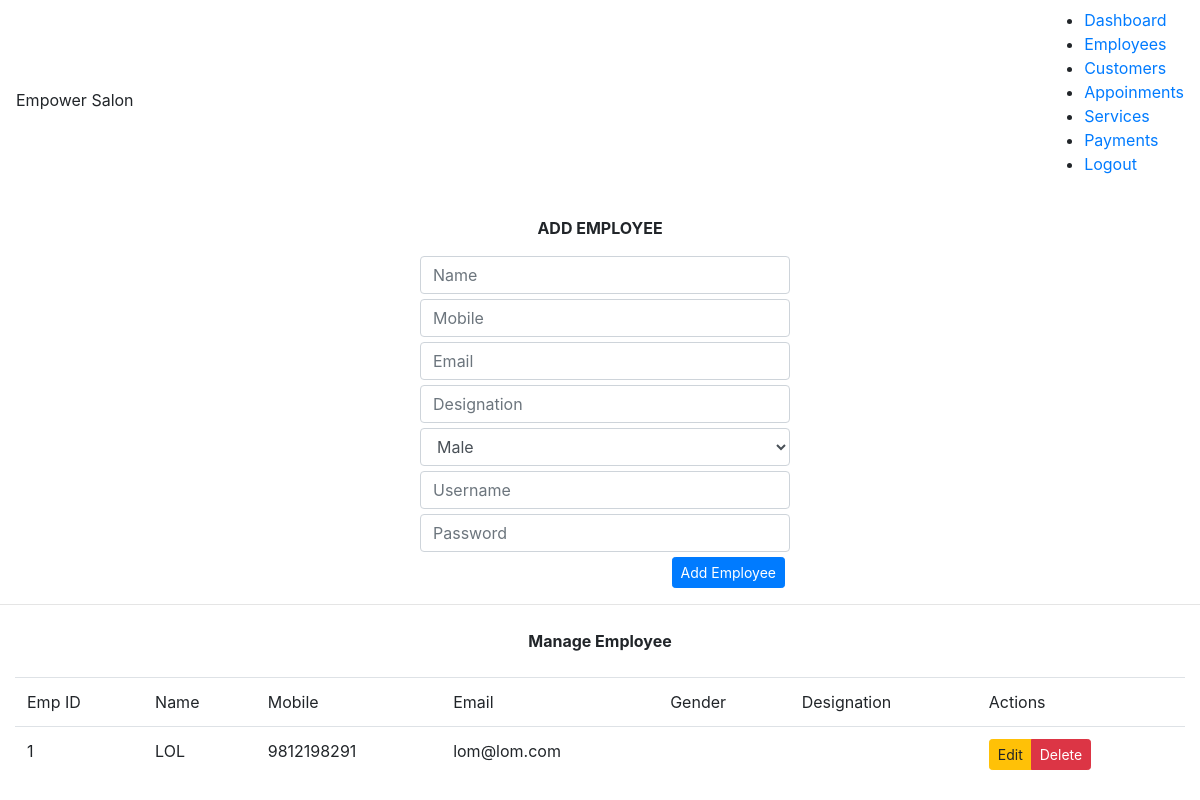
/manage_employee.php (signed in), run on an earlier commit of the app's database.
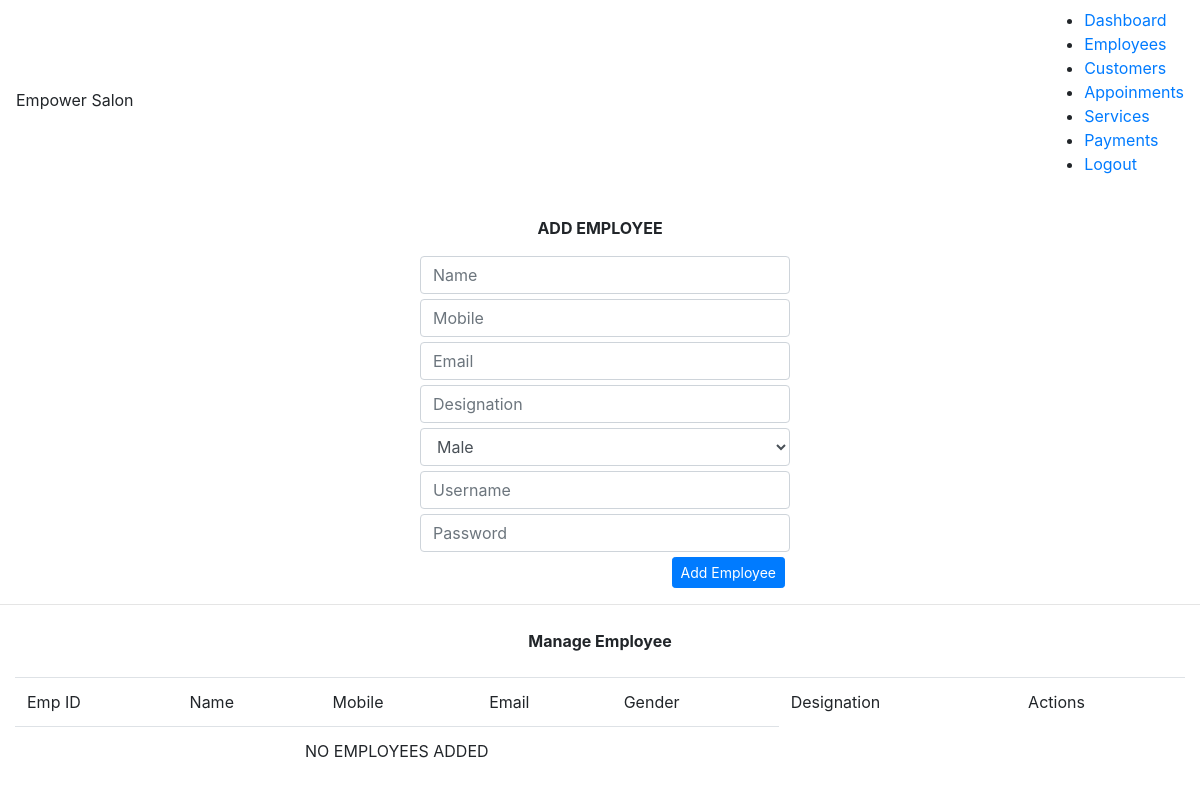
And on a later commit of the database.
### tables this page shows
CREATE TABLE IF NOT EXISTS `employees` (
  `id` int(11) NOT NULL AUTO_INCREMENT,
  `name` varchar(255) NOT NULL,
  `phone_no` varchar(10) NOT NULL,
  `email` varchar(255) NOT NULL,
  PRIMARY KEY (`id`),
  UNIQUE KEY `phone_no_UNIQUE` (`phone_no`),
  UNIQUE KEY `email_UNIQUE` (`email`)
);

### manage_employee.php (the view, shortened to what this page needs)
<?php
    include_once('configs/db.php');
    include('dashboard_header.php');
    $employees = [];
	$sql_query = 'SELECT * FROM `employees`';
	$result = mysqli_query($db_conn,$sql_query);
	if($result)
	{
		$employees = mysqli_fetch_all($result);
    }
?>
<!DOCTYPE html>
<html lang="en">
<head>
    <link rel="stylesheet" href="https://maxcdn.bootstrapcdn.com/bootstrap/4.4.1/css/bootstrap.min.css">
	<link rel="stylesheet" href="https://cdn.jsdelivr.net/npm/bootstrap-select@1.13.9/dist/css/bootstrap-select.min.css">
</head>
<body>
<div class="container-fluid">
    <div class="row mt-3 mb-3">
        <div class="col-md-4 offset-md-4">
            <p class="text-center font-weight-bold">ADD EMPLOYEE</p>
            <form action="actions/employee/add_employee.php" class="form-group" method="POST" onSubmit="return validation()">
                <input name="Name" type="text" class="form-control" placeholder="Name" required>
                <input name="Phone" id="phone" type="number" class="form-control" placeholder="Mobile" onfocusout="mobileNumber();" required><div id="errorPhone" ></div>
                <input name="Email" id="emailVal" type="email" class="form-control" placeholder="Email" onfocusout="checkEmail();" required><div id="errorEmail" ></div>
                <input name="Designation" id="desig" type="text" class="form-control" placeholder="Designation" required>
                <select id="gender" name="Gender" class="form-control selectpicker" title="Select Gender" required>
                    <option value="Male">Male</option>
                </select>
                <input name="Username" type="text" class="form-control" placeholder="Username" required>
                <input name="Password" type="password" class="form-control" placeholder="Password" required>
                <input type="submit" value="Add Employee" class="btn btn-sm btn-primary float-right">
            </form>
        </div>
    </div>
</div>
<hr>
    <p class="text-center font-weight-bold m-4">Manage Employee</p>
    <div class="container-fluid">
        <table class="table">
            <thead>
                <tr>
                    <td>Emp ID</td>
                    <td>Name</td>
                    <td>Mobile</td>
                    <td>Email</td>
                    <td>Gender</td>
                    <td>Designation</td>
                    <td>Actions</td>
                </tr>
            </thead>
            <tbody>
                <?php if(empty($employees)):?>
							<tr align="center">
							<td colspan="5"> NO EMPLOYEES ADDED </td>
							</tr>
			    <?php else:?>
                <?php
                    foreach($employees as $key=>$employee)
                    {
                        echo '<tr>
                                    <td>'.($key+1).'</td>
                                    <td>'.$employee[1].'</td>
                                    <td>'.$employee[2].'</td>
                                    <td>'.$employee[3].'</td>
                                    <td>'.$employee[5].'</td>
                                    <td>'.$employee[4].'</td>
                                    <td>
                                    <div class="btn-group btn-group-sm">
									<button type="button" class="btn btn-warning  edit-employee" onclick=edit_employee('.$employee[0].')>Edit</button>
									<button type="button" class="btn btn-danger"  onclick=del_employee_alert('.$employee[0].')>Delete</button>
                                    </div>
                                    </td>
                             </tr>';
                    }
                ?>
                <?php endif; ?>
            </tbody>
        </table>
    </div>
</body>
</html>

What changed in the data, as far as the page shows it:
removed employees: name "LOL", phone_no "9812198291", email "lom@lom.com"
Also different on the page:
text now shown: "NO EMPLOYEES ADDED"
